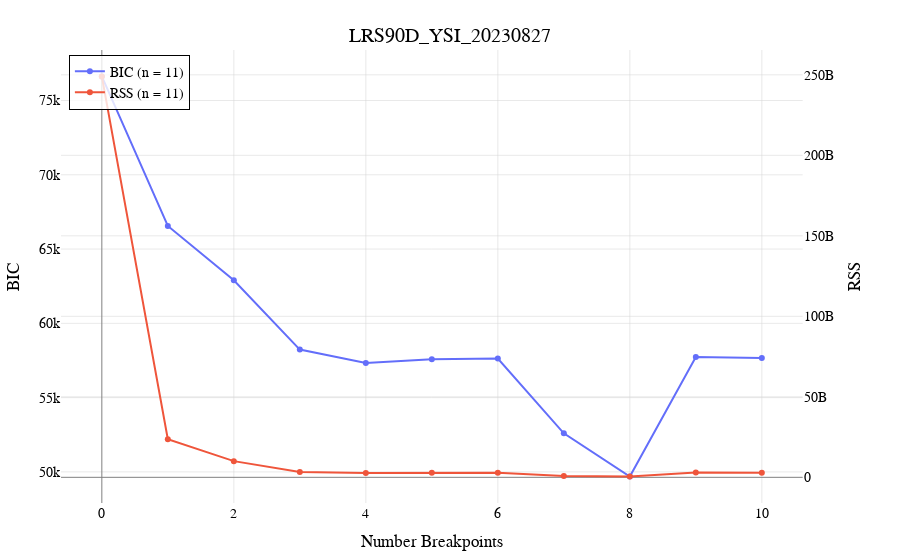

The code cell stored with this chart in its notebook:
### Code cell
# Elbow plot

x_values = np.array(list(trial_select['df']['n_breakpoints'].values()))
y_values = np.array(list(trial_select['df']['bic'].values()))
secondary_x = np.array(list(trial_select['df']['n_breakpoints'].values()))
secondary_y = np.array(list(trial_select['df']['rss'].values()))

plots.plot_data(
    x_values=x_values,
    y_values=y_values,
    plot_mode='lines+markers',
    x_axis_label="Number Breakpoints",
    y_axis_label="BIC",
    secondary_x=secondary_x,
    secondary_y=secondary_y,
    use_secondary_axis=True,
    y2_axis_label="RSS",
    trace_names=['BIC', 'RSS'],
    title=name
)

### Figure 1 — Plotly figure (JSON) as saved in the notebook; plotly's stock layout.template omitted (floating-point values rounded to 4 significant figures)
{"data": [{"mode": "lines+markers", "name": "BIC (n = 11)", "type": "scatter", "x": [0, 1, 2, 3, 4, 5, 6, 7, 8, 9, 10], "xaxis": "x", "y": [76620.0, 66560.0, 62900.0, 58230.0, 57340.0, 57590.0, 57630.0, 52600.0, 49680.0, 57730.0, 57670.0], "yaxis": "y"}, {"mode": "lines+markers", "name": "RSS (n = 11)", "type": "scatter", "x": [0, 1, 2, 3, 4, 5, 6, 7, 8, 9, 10], "xaxis": "x", "y": [249000000000.0, 23690000000.0, 10060000000.0, 3368000000.0, 2722000000.0, 2876000000.0, 2891000000.0, 889700000.0, 449000000.0, 2924000000.0, 2876000000.0], "yaxis": "y2"}], "layout": {"font": {"color": "black", "family": "Arial, sans-serif", "size": 14}, "legend": {"bgcolor": "rgba(255, 255, 255, 0.8)", "bordercolor": "black", "borderwidth": 1, "x": 0.01, "xanchor": "left", "y": 0.99, "yanchor": "top"}, "margin": {"b": 50, "l": 50, "r": 50, "t": 50}, "title": {"text": "LRS90D_YSI_20230827", "x": 0.5, "xanchor": "center", "y": 0.95, "yanchor": "top"}, "xaxis": {"anchor": "y", "domain": [0, 0.94], "gridcolor": "LightGray", "gridwidth": 0.5, "showgrid": true, "title": {"text": "Number Breakpoints"}, "zeroline": true, "zerolinecolor": "Gray", "zerolinewidth": 1}, "yaxis": {"anchor": "x", "domain": [0, 1], "gridcolor": "LightGray", "gridwidth": 0.5, "showgrid": true, "title": {"text": "BIC"}, "zeroline": true, "zerolinecolor": "Gray", "zerolinewidth": 1}, "yaxis2": {"anchor": "x", "gridcolor": "LightGray", "gridwidth": 0.5, "overlaying": "y", "showgrid": true, "side": "right", "title": {"text": "RSS"}, "zeroline": true, "zerolinecolor": "Gray", "zerolinewidth": 1}}}
